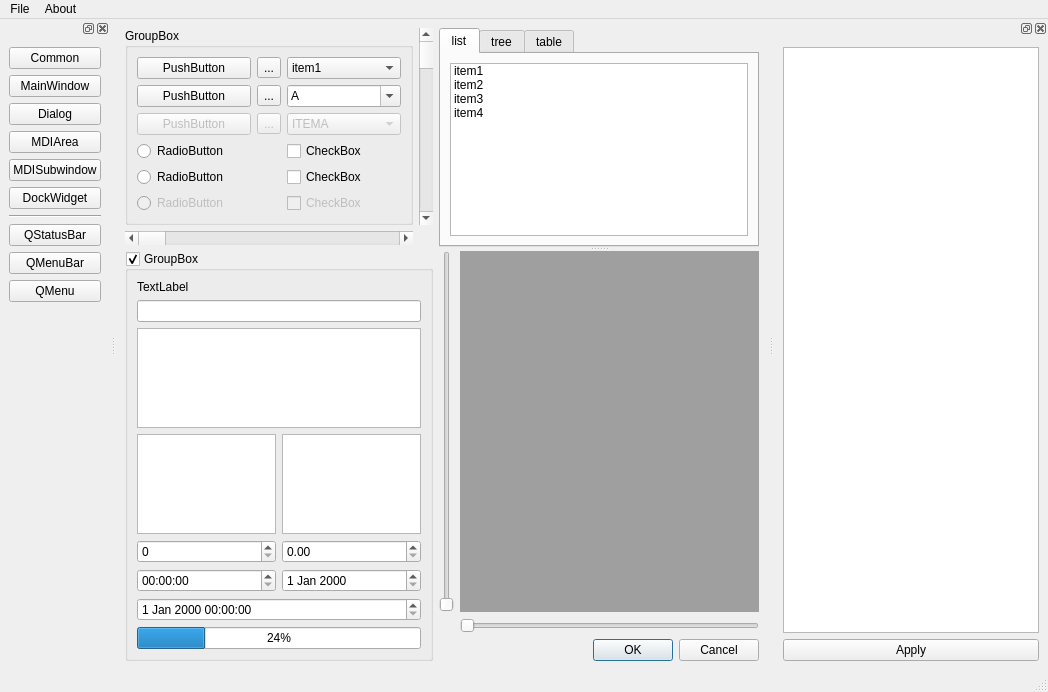
<?xml version="1.0" encoding="UTF-8"?>
<ui version="4.0">
 <class>MainWindow</class>
 <widget class="QMainWindow" name="MainWindow">
  <property name="geometry">
   <rect>
    <x>0</x>
    <y>0</y>
    <width>1048</width>
    <height>692</height>
   </rect>
  </property>
  <property name="windowTitle">
   <string>MainWindow</string>
  </property>
  <widget class="QWidget" name="centralwidget">
   <layout class="QGridLayout" name="gridLayout_5">
    <item row="0" column="0">
     <layout class="QGridLayout" name="gridLayout_3">
      <item row="0" column="0">
       <widget class="QGroupBox" name="groupBox">
        <property name="title">
         <string>GroupBox</string>
        </property>
        <layout class="QGridLayout" name="gridLayout">
         <item row="0" column="1">
          <widget class="QToolButton" name="toolButton">
           <property name="text">
            <string>...</string>
           </property>
          </widget>
         </item>
         <item row="3" column="0" colspan="2">
          <widget class="QRadioButton" name="radioButton">
           <property name="text">
            <string>RadioButton</string>
           </property>
          </widget>
         </item>
         <item row="4" column="0" colspan="2">
          <widget class="QRadioButton" name="radioButton_2">
           <property name="text">
            <string>RadioButton</string>
           </property>
          </widget>
         </item>
         <item row="5" column="0" colspan="2">
          <widget class="QRadioButton" name="radioButton_3">
           <property name="enabled">
            <bool>false</bool>
           </property>
           <property name="text">
            <string>RadioButton</string>
           </property>
          </widget>
         </item>
         <item row="4" column="2">
          <widget class="QCheckBox" name="checkBox_2">
           <property name="text">
            <string>CheckBox</string>
           </property>
          </widget>
         </item>
         <item row="0" column="0">
          <widget class="QPushButton" name="pushButton_4">
           <property name="text">
            <string>PushButton</string>
           </property>
          </widget>
         </item>
         <item row="1" column="0">
          <widget class="QPushButton" name="pushButton_5">
           <property name="text">
            <string>PushButton</string>
           </property>
           <property name="checkable">
            <bool>true</bool>
           </property>
          </widget>
         </item>
         <item row="1" column="1">
          <widget class="QToolButton" name="toolButton_2">
           <property name="text">
            <string>...</string>
           </property>
           <property name="checkable">
            <bool>true</bool>
           </property>
          </widget>
         </item>
         <item row="0" column="2">
          <widget class="QComboBox" name="comboBox">
           <item>
            <property name="text">
             <string>item1</string>
            </property>
           </item>
           <item>
            <property name="text">
             <string>item2</string>
            </property>
           </item>
           <item>
            <property name="text">
             <string>item3</string>
            </property>
           </item>
          </widget>
         </item>
         <item row="3" column="2">
          <widget class="QCheckBox" name="checkBox">
           <property name="text">
            <string>CheckBox</string>
           </property>
          </widget>
         </item>
         <item row="1" column="2">
          <widget class="QComboBox" name="comboBox_2">
           <property name="editable">
            <bool>true</bool>
           </property>
           <item>
            <property name="text">
             <string>A</string>
            </property>
           </item>
           <item>
            <property name="text">
             <string>B</string>
            </property>
           </item>
           <item>
            <property name="text">
             <string>C</string>
            </property>
           </item>
           <item>
            <property name="text">
             <string>D</string>
            </property>
           </item>
          </widget>
         </item>
         <item row="5" column="2">
          <widget class="QCheckBox" name="checkBox_3">
           <property name="enabled">
            <bool>false</bool>
           </property>
           <property name="text">
            <string>CheckBox</string>
           </property>
          </widget>
         </item>
         <item row="2" column="0">
          <widget class="QPushButton" name="pushButton_6">
           <property name="enabled">
            <bool>false</bool>
           </property>
           <property name="text">
            <string>PushButton</string>
           </property>
          </widget>
         </item>
         <item row="2" column="1">
          <widget class="QToolButton" name="toolButton_3">
           <property name="enabled">
            <bool>false</bool>
           </property>
           <property name="text">
            <string>...</string>
           </property>
          </widget>
         </item>
         <item row="2" column="2">
          <widget class="QComboBox" name="comboBox_3">
           <property name="enabled">
            <bool>false</bool>
           </property>
           <item>
            <property name="text">
             <string>ITEMA</string>
            </property>
           </item>
           <item>
            <property name="text">
             <string>ITEMB</string>
            </property>
           </item>
           <item>
            <property name="text">
             <string>ITEMC</string>
            </property>
           </item>
           <item>
            <property name="text">
             <string>ITEMD</string>
            </property>
           </item>
          </widget>
         </item>
        </layout>
       </widget>
      </item>
      <item row="0" column="1">
       <widget class="QScrollBar" name="verticalScrollBar">
        <property name="orientation">
         <enum>Qt::Vertical</enum>
        </property>
       </widget>
      </item>
      <item row="1" column="0">
       <widget class="QScrollBar" name="horizontalScrollBar">
        <property name="orientation">
         <enum>Qt::Horizontal</enum>
        </property>
       </widget>
      </item>
     </layout>
    </item>
    <item row="0" column="1" rowspan="2">
     <widget class="QSplitter" name="splitter">
      <property name="orientation">
       <enum>Qt::Vertical</enum>
      </property>
      <widget class="QTabWidget" name="tabWidget">
       <property name="currentIndex">
        <number>0</number>
       </property>
       <widget class="QWidget" name="tab">
        <attribute name="title">
         <string>list</string>
        </attribute>
        <layout class="QVBoxLayout" name="verticalLayout_5">
         <item>
          <widget class="QListWidget" name="listWidget">
           <item>
            <property name="text">
             <string>item1</string>
            </property>
           </item>
           <item>
            <property name="text">
             <string>item2</string>
            </property>
           </item>
           <item>
            <property name="text">
             <string>item3</string>
            </property>
           </item>
           <item>
            <property name="text">
             <string>item4</string>
            </property>
           </item>
          </widget>
         </item>
        </layout>
       </widget>
       <widget class="QWidget" name="tab_2">
        <attribute name="title">
         <string>tree</string>
        </attribute>
        <layout class="QVBoxLayout" name="verticalLayout_6">
         <item>
          <widget class="QTreeWidget" name="treeWidget">
           <column>
            <property name="text">
             <string>All Items</string>
            </property>
           </column>
           <item>
            <property name="text">
             <string>itemA</string>
            </property>
           </item>
           <item>
            <property name="text">
             <string>itemB</string>
            </property>
           </item>
           <item>
            <property name="text">
             <string>itemC</string>
            </property>
            <item>
             <property name="text">
              <string>subItem01</string>
             </property>
             <item>
              <property name="text">
               <string>001</string>
              </property>
             </item>
            </item>
            <item>
             <property name="text">
              <string>subItem02</string>
             </property>
            </item>
           </item>
           <item>
            <property name="text">
             <string>ItemD</string>
            </property>
           </item>
          </widget>
         </item>
        </layout>
       </widget>
       <widget class="QWidget" name="tab_3">
        <attribute name="title">
         <string>table</string>
        </attribute>
        <layout class="QVBoxLayout" name="verticalLayout_7">
         <item>
          <widget class="QTableWidget" name="tableWidget">
           <row>
            <property name="text">
             <string>1</string>
            </property>
           </row>
           <row>
            <property name="text">
             <string>2</string>
            </property>
           </row>
           <row>
            <property name="text">
             <string>3</string>
            </property>
           </row>
           <row>
            <property name="text">
             <string>4</string>
            </property>
           </row>
           <row>
            <property name="text">
             <string>5</string>
            </property>
           </row>
           <row>
            <property name="text">
             <string>6</string>
            </property>
           </row>
           <row>
            <property name="text">
             <string>7</string>
            </property>
           </row>
           <column>
            <property name="text">
             <string>ColA</string>
            </property>
           </column>
           <column>
            <property name="text">
             <string>ColB</string>
            </property>
           </column>
           <column>
            <property name="text">
             <string>ColC</string>
            </property>
           </column>
           <column>
            <property name="text">
             <string>ColD</string>
            </property>
           </column>
           <item row="0" column="0">
            <property name="text">
             <string>some</string>
            </property>
           </item>
           <item row="0" column="1">
            <property name="text">
             <string>thing</string>
            </property>
           </item>
           <item row="0" column="2">
            <property name="text">
             <string>just </string>
            </property>
           </item>
           <item row="0" column="3">
            <property name="text">
             <string>show</string>
            </property>
           </item>
          </widget>
         </item>
        </layout>
       </widget>
      </widget>
      <widget class="QWidget" name="layoutWidget">
       <layout class="QGridLayout" name="gridLayout_4">
        <item row="0" column="0">
         <widget class="QSlider" name="verticalSlider">
          <property name="orientation">
           <enum>Qt::Vertical</enum>
          </property>
         </widget>
        </item>
        <item row="0" column="1">
         <widget class="QMdiArea" name="mdiArea"/>
        </item>
        <item row="1" column="1">
         <widget class="QSlider" name="horizontalSlider">
          <property name="orientation">
           <enum>Qt::Horizontal</enum>
          </property>
         </widget>
        </item>
        <item row="2" column="0" colspan="2">
         <widget class="QDialogButtonBox" name="buttonBox">
          <property name="standardButtons">
           <set>QDialogButtonBox::Cancel|QDialogButtonBox::Ok</set>
          </property>
         </widget>
        </item>
       </layout>
      </widget>
     </widget>
    </item>
    <item row="1" column="0">
     <widget class="QGroupBox" name="groupBox_2">
      <property name="title">
       <string>GroupBox</string>
      </property>
      <property name="checkable">
       <bool>true</bool>
      </property>
      <layout class="QGridLayout" name="gridLayout_2">
       <item row="7" column="0" colspan="2">
        <widget class="QDateTimeEdit" name="dateTimeEdit"/>
       </item>
       <item row="8" column="0" colspan="2">
        <widget class="QProgressBar" name="progressBar">
         <property name="value">
          <number>24</number>
         </property>
        </widget>
       </item>
       <item row="0" column="0">
        <widget class="QLabel" name="label_kk">
         <property name="text">
          <string>TextLabel</string>
         </property>
        </widget>
       </item>
       <item row="4" column="0">
        <widget class="QTextEdit" name="textEdit_2"/>
       </item>
       <item row="6" column="1">
        <widget class="QDateEdit" name="dateEdit"/>
       </item>
       <item row="4" column="1">
        <widget class="QTextBrowser" name="textBrowser"/>
       </item>
       <item row="5" column="0">
        <widget class="QSpinBox" name="spinBox"/>
       </item>
       <item row="5" column="1">
        <widget class="QDoubleSpinBox" name="doubleSpinBox"/>
       </item>
       <item row="6" column="0">
        <widget class="QTimeEdit" name="timeEdit"/>
       </item>
       <item row="1" column="0" colspan="2">
        <widget class="QLineEdit" name="lineEdit"/>
       </item>
       <item row="2" column="0" colspan="2">
        <widget class="QPlainTextEdit" name="plainTextEdit"/>
       </item>
       <item row="0" column="1">
        <layout class="QVBoxLayout" name="layout_placehold"/>
       </item>
      </layout>
     </widget>
    </item>
   </layout>
  </widget>
  <widget class="QMenuBar" name="menubar">
   <property name="geometry">
    <rect>
     <x>0</x>
     <y>0</y>
     <width>1048</width>
     <height>25</height>
    </rect>
   </property>
   <widget class="QMenu" name="menuFile">
    <property name="title">
     <string>File</string>
    </property>
    <widget class="QMenu" name="menuQss_file">
     <property name="title">
      <string>Qss file</string>
     </property>
     <addaction name="actionload"/>
    </widget>
    <addaction name="separator"/>
    <addaction name="menuQss_file"/>
    <addaction name="separator"/>
    <addaction name="actionExit"/>
   </widget>
   <widget class="QMenu" name="menuAbout">
    <property name="title">
     <string>About</string>
    </property>
   </widget>
   <addaction name="menuFile"/>
   <addaction name="menuAbout"/>
  </widget>
  <widget class="QStatusBar" name="statusbar"/>
  <widget class="QDockWidget" name="dockWidget_qss">
   <attribute name="dockWidgetArea">
    <number>2</number>
   </attribute>
   <widget class="QWidget" name="dockWidgetContents">
    <layout class="QVBoxLayout" name="verticalLayout_2">
     <item>
      <widget class="QTextEdit" name="textEdit_qss"/>
     </item>
     <item>
      <widget class="QPushButton" name="pushButton_apply">
       <property name="toolTip">
        <string>Apply stylesheet</string>
       </property>
       <property name="statusTip">
        <string>Apply stylesheet to application</string>
       </property>
       <property name="text">
        <string>Apply</string>
       </property>
      </widget>
     </item>
    </layout>
   </widget>
  </widget>
  <widget class="QDockWidget" name="dockWidget_buttons">
   <attribute name="dockWidgetArea">
    <number>1</number>
   </attribute>
   <widget class="QWidget" name="dockWidgetContents_2">
    <layout class="QVBoxLayout" name="verticalLayout">
     <item>
      <widget class="QPushButton" name="button_common">
       <property name="text">
        <string>Common</string>
       </property>
      </widget>
     </item>
     <item>
      <widget class="QPushButton" name="button_mainwindow">
       <property name="text">
        <string>MainWindow</string>
       </property>
      </widget>
     </item>
     <item>
      <widget class="QPushButton" name="button_dialog">
       <property name="text">
        <string>Dialog</string>
       </property>
      </widget>
     </item>
     <item>
      <widget class="QPushButton" name="button_midarea">
       <property name="text">
        <string>MDIArea</string>
       </property>
      </widget>
     </item>
     <item>
      <widget class="QPushButton" name="button_mdisubwindow">
       <property name="text">
        <string>MDISubwindow</string>
       </property>
      </widget>
     </item>
     <item>
      <widget class="QPushButton" name="button_dockwidget">
       <property name="text">
        <string>DockWidget</string>
       </property>
      </widget>
     </item>
     <item>
      <widget class="Line" name="line">
       <property name="orientation">
        <enum>Qt::Horizontal</enum>
       </property>
      </widget>
     </item>
     <item>
      <widget class="QPushButton" name="button_statusbar">
       <property name="text">
        <string>QStatusBar</string>
       </property>
      </widget>
     </item>
     <item>
      <widget class="QPushButton" name="button_menubar">
       <property name="text">
        <string>QMenuBar</string>
       </property>
      </widget>
     </item>
     <item>
      <widget class="QPushButton" name="button_menu">
       <property name="text">
        <string>QMenu</string>
       </property>
      </widget>
     </item>
     <item>
      <spacer name="verticalSpacer">
       <property name="orientation">
        <enum>Qt::Vertical</enum>
       </property>
       <property name="sizeHint" stdset="0">
        <size>
         <width>20</width>
         <height>513</height>
        </size>
       </property>
      </spacer>
     </item>
    </layout>
   </widget>
  </widget>
  <action name="actionExit">
   <property name="text">
    <string>clear</string>
   </property>
  </action>
  <action name="actionload">
   <property name="text">
    <string>load</string>
   </property>
  </action>
 </widget>
 <resources/>
 <connections/>
</ui>
